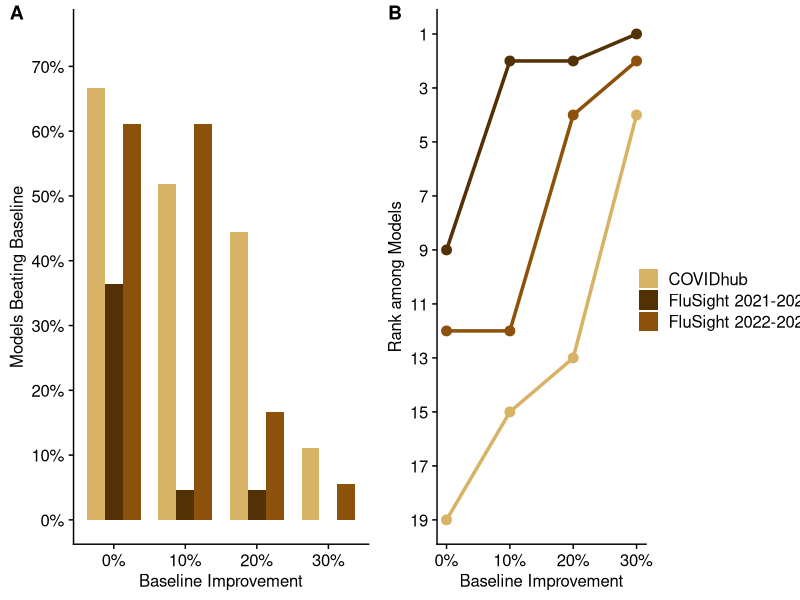
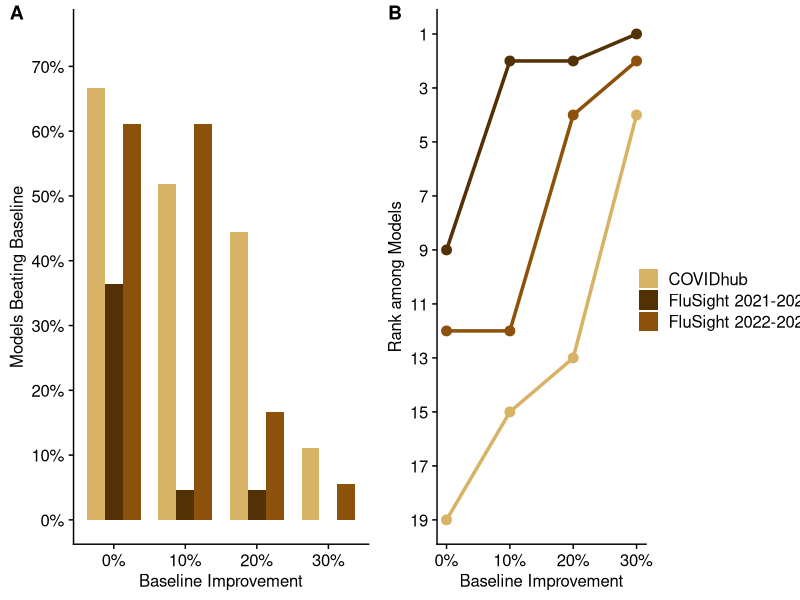

Recreate these plots in R, in order.
library(ggplot2)
library(dplyr)
library(cowplot)
library(scales)

# =========================
# Example data (unchanged)
# =========================
df <- data.frame(
  rel_improve = rep(c(0, 10, 20, 30), 3),
  pct_models  = c(
    18/27, 14/27, 12/27, 3/27,     # COVIDhub
    8/22,  1/22,  1/22, 0.0001,    # flusight 21-22
    11/18, 11/18,  3/18, 1/18      # flusight 22-23
  ),
  hub = rep(c("COVIDhub", "FluSight 2021-2022", "FluSight 2022-2023"), each = 4)
)

custom_colors <- c(
  "COVIDhub"           = "#d8b365",
  "FluSight 2022-2023" = "#8c510a",
  "FluSight 2021-2022" = "#543005"
)

# helper for x tick labels with %
x_pct_labels <- function(x) paste0(x, "%")

# =========================
# Panel A
# =========================
plot_hub_compares <- ggplot(df, aes(x = rel_improve, y = pct_models, fill = hub)) +
  geom_col(position = "dodge", width = 7.5) +
  scale_y_continuous(labels = percent, limits = c(0, 0.75), breaks = seq(0, 0.75, 0.1)) +
  scale_x_continuous(
    breaks = c(0, 10, 20, 30),
    labels = x_pct_labels
  ) +
  scale_fill_manual(values = custom_colors, name = "Hub") +
  labs(
    x = "Baseline Improvement",     # <- no % in label text
    y = "Models Beating Baseline"
  ) +
  theme_minimal(base_size = 14) +
  theme_cowplot() +
  theme(
    axis.text    = element_text(face = "plain"),
    axis.title.x = element_text(size = 12, face = "plain"),
    axis.title.y = element_text(size = 12, face = "plain"),
    legend.title = element_blank(),
    legend.text  = element_text(size = 12, face = "bold"),
    legend.position = "right"
  )

# =========================
# Panel B
# =========================
rank_df <- data.frame(
  rel_improve = rep(c(0, 10, 20, 30), 3),
  hub = rep(c("COVIDhub", "FluSight 2021-2022", "FluSight 2022-2023"), each = 4),
  rank = c(
    19, 15, 13, 4,
    9,  2,  2,  1,
    12, 12, 4,  2
  ),
  total_models = c(
    rep(28, 4),
    rep(23, 4),
    rep(19, 4)
  )
)

plot_rank_shift <- ggplot(rank_df, aes(x = rel_improve, y = rank, color = hub, group = hub)) +
  geom_line(linewidth = 1.2) +
  geom_point(size = 3) +
  scale_y_reverse(breaks = seq(1, 28, 2)) +
  scale_x_continuous(
    breaks = c(0, 10, 20, 30),
    labels = x_pct_labels
  ) +
  scale_color_manual(values = custom_colors) +
  labs(
    x = "Baseline Improvement",     # <- no % in label text
    y = "Rank among Models"
  ) +
  theme_minimal(base_size = 14) +
  theme_cowplot() +
  theme(
    axis.text    = element_text(face = "plain"),
    axis.title.x = element_text(size = 12, face = "plain"),
    axis.title.y = element_text(size = 12, face = "plain"),
    legend.position = "none"
  )

# =========================
# Shared legend on RIGHT
# =========================
shared_legend <- get_legend(
  plot_hub_compares +
    theme(
      legend.position = "right",
      legend.direction = "vertical",
      legend.justification = "center",
      legend.text  = element_text(size = 12, face = "plain"),
      legend.title = element_blank()
    )
)

plot_hub_compares_nolegend <- plot_hub_compares + theme(legend.position = "none")
plot_rank_shift_nolegend   <- plot_rank_shift   + theme(legend.position = "none")

panel_plots <- plot_grid(
  plot_hub_compares_nolegend + labs(tag = "A"),
  plot_rank_shift_nolegend   + labs(tag = "B"),
  nrow = 1,
  rel_widths = c(1.5, 1.1)
)

# Put legend to the RIGHT of both panels
final_plot <- plot_grid(
  panel_plots,
  shared_legend,
  nrow = 1,
  rel_widths = c(1, 0.22)  # adjust legend width
)

final_plot

ggsave("plots/paper/ranking.png", 
       plot =  final_plot, 
       height = 4, 
       width = 10, 
       units = "in", 
       bg = "white", 
       dpi = 600)
